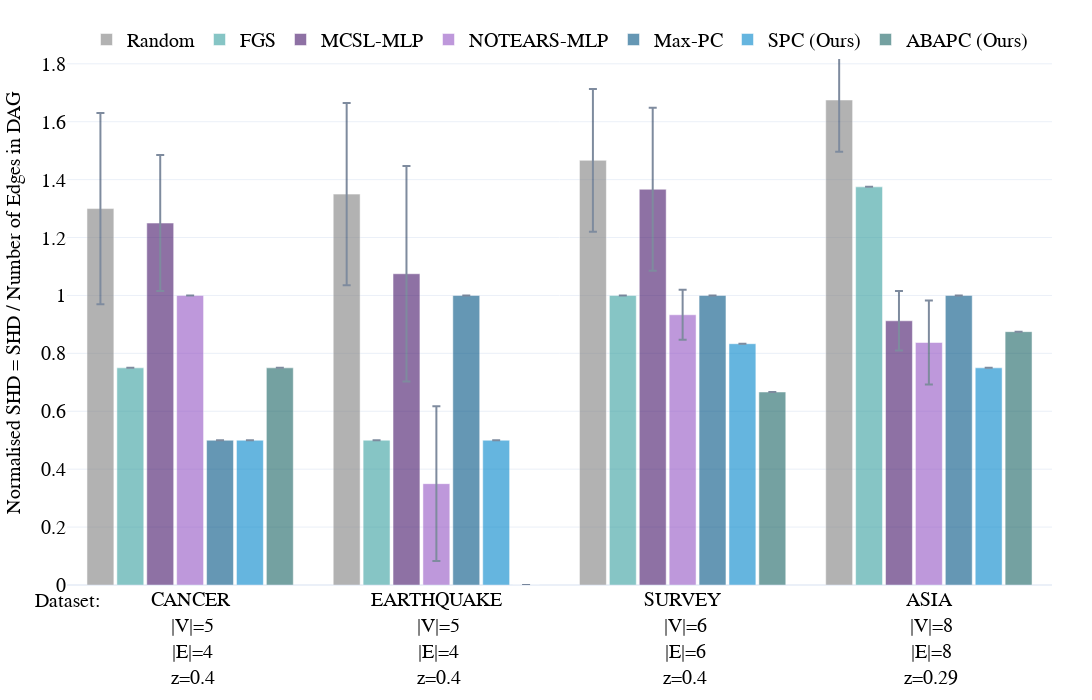
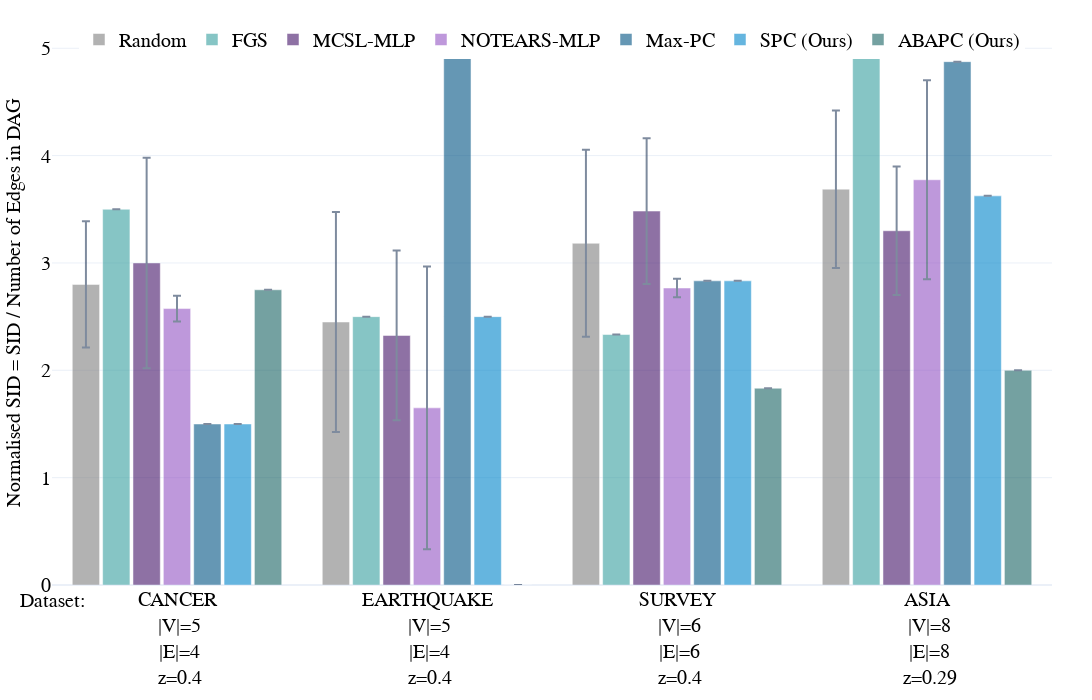

Source (notebook cell) for these figures, in order:
### Code cell
version = 'bnlearn'
datasets = ['cancer', 'earthquake', 'survey', 'asia'#, 'sachs', 'alarm', 'child', 'insurance', 'hailfinder', 'hepar2'
]
all_sum = pd.DataFrame(np.load(f"../results/stored_results_realdata_spc.npy", allow_pickle=True), 
                       columns=['dataset', 'model', 'fdr_mean', 'fdr_std', 'tpr_mean', 'tpr_std',
                                'fpr_mean', 'fpr_std', 'shd_mean', 'shd_std', 'nnz_mean', 'nnz_std',
                                'precision_mean', 'precision_std', 'recall_mean', 'recall_std',
                                'F1_mean', 'F1_std', 'gscore_mean', 'gscore_std', 'SID_mean', 'SID_std'
                                ])
## drop unecessary columns
all_sum = all_sum.drop(columns=['gscore_mean', 'gscore_std'])
all_sum = all_sum[all_sum['dataset'].isin(datasets)] 

for d_name in datasets:
    d_sum = pd.DataFrame(np.load(f"../results/stored_results_{d_name}_{version}.npy", allow_pickle=True), 
                        columns=['dataset', 'model', 'nnz_mean', 'nnz_std','fdr_mean', 'fdr_std', 'tpr_mean', 'tpr_std', 'fpr_mean', 'fpr_std',  
                                    'precision_mean', 'precision_std', 'recall_mean', 'recall_std', 'F1_mean', 'F1_std', 
                                    'shd_mean', 'shd_std','SID_mean', 'SID_std'
                                    ])
    d_sum = d_sum[d_sum['model']!='Random'] ##exclude Random as it is in the base dataset
    d_sum['dataset'] = np.repeat(d_name,len(d_sum))
    all_sum = pd.concat([all_sum,d_sum], ignore_index=True)

dags_nodes_map = {'asia':8, 'cancer':5, 'earthquake':5, 'sachs':11, 'survey':6, 'alarm':37, 'child':20, 'insurance':27, 'hailfinder':56, 'hepar2':70}
dags_arcs_map = {'asia':8, 'cancer':4, 'earthquake':4, 'sachs':17, 'survey':6, 'alarm':46, 'child':25, 'insurance':52, 'hailfinder':66, 'hepar2':123}
all_sum['n_edges'] = all_sum['dataset'].map(dags_arcs_map)
all_sum['n_nodes'] = all_sum['dataset'].map(dags_nodes_map)
all_sum['sparsity'] = round(all_sum['n_edges']/(all_sum['n_nodes']*(all_sum['n_nodes']-1)/2),2)
all_sum = all_sum[all_sum['model']!='CAM'] ##exclude CAM as it returned all nan
for var in ['shd','SID']:
    all_sum['p_'+var+'_mean'] = all_sum[var+'_mean'].astype(float)/all_sum['n_edges'].astype(int)
    all_sum['p_'+var+'_std'] = all_sum[var+'_std'].astype(float)/all_sum['n_edges'].astype(int)
all_sum['dataset'] = [a.upper() for a in all_sum["dataset"].astype(str)]
all_sum['dataset'] = all_sum['dataset'] +np.repeat("<br> |V|=",len(all_sum))+ all_sum["n_nodes"].astype(str)+np.repeat("<br> |E|=",len(all_sum))+\
                     all_sum["n_edges"].astype(str)+np.repeat("<br> z=",len(all_sum))+ all_sum["sparsity"].astype(str)

bar_chart_plotly(all_sum, 'p_shd', names_dict, colors_dict, save_figs=save_figs, output_name="../results/figs/Fig.1_SHD_realdata.html", debug=False)#
bar_chart_plotly(all_sum, 'p_SID', names_dict, colors_dict, save_figs=save_figs, output_name="../results/figs/Fig.2_SID_realdata.html", debug=False)#

### Figure 1 — Plotly figure (JSON) as saved in the notebook; plotly's stock layout.template omitted (floating-point values rounded to 4 significant figures)
{"data": [{"error_y": {"array": [0.33, 0.315, 0.2467, 0.1787], "type": "data", "visible": true}, "marker": {"color": "grey"}, "name": "Random", "opacity": 0.6, "type": "bar", "x": ["CANCER<br> |V|=5<br> |E|=4<br> z=0.4", "EARTHQUAKE<br> |V|=5<br> |E|=4<br> z=0.4", "SURVEY<br> |V|=6<br> |E|=6<br> z=0.4", "ASIA<br> |V|=8<br> |E|=8<br> z=0.29"], "y": [1.3, 1.35, 1.467, 1.675]}, {"error_y": {"array": [null, null, null, null], "type": "data", "visible": true}, "marker": {"color": "#379f9f"}, "name": "FGS", "opacity": 0.6, "type": "bar", "x": ["CANCER<br> |V|=5<br> |E|=4<br> z=0.4", "EARTHQUAKE<br> |V|=5<br> |E|=4<br> z=0.4", "SURVEY<br> |V|=6<br> |E|=6<br> z=0.4", "ASIA<br> |V|=8<br> |E|=8<br> z=0.29"], "y": [0.75, 0.5, 1, 1.375]}, {"error_y": {"array": [0.235, 0.3725, 0.2817, 0.1025], "type": "data", "visible": true}, "marker": {"color": "#441469"}, "name": "MCSL-MLP", "opacity": 0.6, "type": "bar", "x": ["CANCER<br> |V|=5<br> |E|=4<br> z=0.4", "EARTHQUAKE<br> |V|=5<br> |E|=4<br> z=0.4", "SURVEY<br> |V|=6<br> |E|=6<br> z=0.4", "ASIA<br> |V|=8<br> |E|=8<br> z=0.29"], "y": [1.25, 1.075, 1.367, 0.9125]}, {"error_y": {"array": [0, 0.2675, 0.08667, 0.145], "type": "data", "visible": true}, "marker": {"color": "#9454c4"}, "name": "NOTEARS-MLP", "opacity": 0.6, "type": "bar", "x": ["CANCER<br> |V|=5<br> |E|=4<br> z=0.4", "EARTHQUAKE<br> |V|=5<br> |E|=4<br> z=0.4", "SURVEY<br> |V|=6<br> |E|=6<br> z=0.4", "ASIA<br> |V|=8<br> |E|=8<br> z=0.29"], "y": [1, 0.35, 0.9333, 0.8375]}, {"error_y": {"array": [null, null, null, null], "type": "data", "visible": true}, "marker": {"color": "#005383"}, "name": "Max-PC", "opacity": 0.6, "type": "bar", "x": ["CANCER<br> |V|=5<br> |E|=4<br> z=0.4", "EARTHQUAKE<br> |V|=5<br> |E|=4<br> z=0.4", "SURVEY<br> |V|=6<br> |E|=6<br> z=0.4", "ASIA<br> |V|=8<br> |E|=8<br> z=0.29"], "y": [0.5, 1, 1, 1]}, {"error_y": {"array": [null, null, null, null], "type": "data", "visible": true}, "marker": {"color": "#0085CA"}, "name": "SPC (Ours)", "opacity": 0.6, "type": "bar", "x": ["CANCER<br> |V|=5<br> |E|=4<br> z=0.4", "EARTHQUAKE<br> |V|=5<br> |E|=4<br> z=0.4", "SURVEY<br> |V|=6<br> |E|=6<br> z=0.4", "ASIA<br> |V|=8<br> |E|=8<br> z=0.29"], "y": [0.5, 0.5, 0.8333, 0.75]}, {"error_y": {"array": [null, null, null, null], "type": "data", "visible": true}, "marker": {"color": "#196363"}, "name": "ABAPC (Ours)", "opacity": 0.6, "type": "bar", "x": ["CANCER<br> |V|=5<br> |E|=4<br> z=0.4", "EARTHQUAKE<br> |V|=5<br> |E|=4<br> z=0.4", "SURVEY<br> |V|=6<br> |E|=6<br> z=0.4", "ASIA<br> |V|=8<br> |E|=8<br> z=0.29"], "y": [0.75, 0, 0.6667, 0.875]}], "layout": {"annotations": [{"font": {"color": "Black", "family": "Serif", "size": 20}, "showarrow": false, "text": "Dataset:", "x": 0, "xanchor": "center", "xref": "paper", "y": -0.05, "yanchor": "bottom", "yref": "paper"}], "bargap": 0.15, "bargroupgap": 0.1, "barmode": "group", "font": {"color": "black", "family": "Serif", "size": 20}, "height": 700, "hovermode": "x unified", "legend": {"orientation": "h", "x": 0.5, "xanchor": "center", "y": 1, "yanchor": "top"}, "margin": {"b": 80, "l": 40, "r": 40, "t": 20}, "width": 1600, "yaxis": {"title": {"font": {"size": 20}, "text": "Normalised SHD = SHD / Number of Edges in DAG"}}}}

### Figure 2 — Plotly figure (JSON) as saved in the notebook; plotly's stock layout.template omitted (floating-point values rounded to 4 significant figures)
{"data": [{"error_y": {"array": [0.5875, 1.025, 0.87, 0.7338], "type": "data", "visible": true}, "marker": {"color": "grey"}, "name": "Random", "opacity": 0.6, "type": "bar", "x": ["CANCER<br> |V|=5<br> |E|=4<br> z=0.4", "EARTHQUAKE<br> |V|=5<br> |E|=4<br> z=0.4", "SURVEY<br> |V|=6<br> |E|=6<br> z=0.4", "ASIA<br> |V|=8<br> |E|=8<br> z=0.29"], "y": [2.8, 2.45, 3.183, 3.688]}, {"error_y": {"array": [null, null, null, null], "type": "data", "visible": true}, "marker": {"color": "#379f9f"}, "name": "FGS", "opacity": 0.6, "type": "bar", "x": ["CANCER<br> |V|=5<br> |E|=4<br> z=0.4", "EARTHQUAKE<br> |V|=5<br> |E|=4<br> z=0.4", "SURVEY<br> |V|=6<br> |E|=6<br> z=0.4", "ASIA<br> |V|=8<br> |E|=8<br> z=0.29"], "y": [3.5, 2.5, 2.333, 5]}, {"error_y": {"array": [0.98, 0.79, 0.6783, 0.5988], "type": "data", "visible": true}, "marker": {"color": "#441469"}, "name": "MCSL-MLP", "opacity": 0.6, "type": "bar", "x": ["CANCER<br> |V|=5<br> |E|=4<br> z=0.4", "EARTHQUAKE<br> |V|=5<br> |E|=4<br> z=0.4", "SURVEY<br> |V|=6<br> |E|=6<br> z=0.4", "ASIA<br> |V|=8<br> |E|=8<br> z=0.29"], "y": [3, 2.325, 3.483, 3.3]}, {"error_y": {"array": [0.12, 1.317, 0.08667, 0.9263], "type": "data", "visible": true}, "marker": {"color": "#9454c4"}, "name": "NOTEARS-MLP", "opacity": 0.6, "type": "bar", "x": ["CANCER<br> |V|=5<br> |E|=4<br> z=0.4", "EARTHQUAKE<br> |V|=5<br> |E|=4<br> z=0.4", "SURVEY<br> |V|=6<br> |E|=6<br> z=0.4", "ASIA<br> |V|=8<br> |E|=8<br> z=0.29"], "y": [2.575, 1.65, 2.767, 3.775]}, {"error_y": {"array": [null, null, null, null], "type": "data", "visible": true}, "marker": {"color": "#005383"}, "name": "Max-PC", "opacity": 0.6, "type": "bar", "x": ["CANCER<br> |V|=5<br> |E|=4<br> z=0.4", "EARTHQUAKE<br> |V|=5<br> |E|=4<br> z=0.4", "SURVEY<br> |V|=6<br> |E|=6<br> z=0.4", "ASIA<br> |V|=8<br> |E|=8<br> z=0.29"], "y": [1.5, 5, 2.833, 4.875]}, {"error_y": {"array": [null, null, null, null], "type": "data", "visible": true}, "marker": {"color": "#0085CA"}, "name": "SPC (Ours)", "opacity": 0.6, "type": "bar", "x": ["CANCER<br> |V|=5<br> |E|=4<br> z=0.4", "EARTHQUAKE<br> |V|=5<br> |E|=4<br> z=0.4", "SURVEY<br> |V|=6<br> |E|=6<br> z=0.4", "ASIA<br> |V|=8<br> |E|=8<br> z=0.29"], "y": [1.5, 2.5, 2.833, 3.625]}, {"error_y": {"array": [null, null, null, null], "type": "data", "visible": true}, "marker": {"color": "#196363"}, "name": "ABAPC (Ours)", "opacity": 0.6, "type": "bar", "x": ["CANCER<br> |V|=5<br> |E|=4<br> z=0.4", "EARTHQUAKE<br> |V|=5<br> |E|=4<br> z=0.4", "SURVEY<br> |V|=6<br> |E|=6<br> z=0.4", "ASIA<br> |V|=8<br> |E|=8<br> z=0.29"], "y": [2.75, 0, 1.833, 2]}], "layout": {"annotations": [{"font": {"color": "Black", "family": "Serif", "size": 20}, "showarrow": false, "text": "Dataset:", "x": 0, "xanchor": "center", "xref": "paper", "y": -0.05, "yanchor": "bottom", "yref": "paper"}], "bargap": 0.15, "bargroupgap": 0.1, "barmode": "group", "font": {"color": "black", "family": "Serif", "size": 20}, "height": 700, "hovermode": "x unified", "legend": {"orientation": "h", "x": 0.5, "xanchor": "center", "y": 1, "yanchor": "top"}, "margin": {"b": 80, "l": 40, "r": 40, "t": 20}, "width": 1600, "yaxis": {"title": {"font": {"size": 20}, "text": "Normalised SID = SID / Number of Edges in DAG"}}}}
